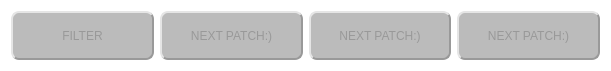
   <widget class="QWidget" name="horizontalWidget_2" native="true">
    <property name="geometry">
     <rect>
      <x>30</x>
      <y>540</y>
      <width>611</width>
      <height>71</height>
     </rect>
    </property>
    <property name="styleSheet">
     <string notr="true">QWidget {
	background:rgba(255, 255, 255, 0);
}
QPushButton {
     background: qlineargradient(spread:pad, x1:0, y1:0, x2:1, y2:0, stop:0 rgba(44, 62, 80, 255), stop:1 rgba(71, 161, 175, 255));
     border-style: outset;
     border-width: 2px;
     border-color: rgb(0, 135, 106);
     border-radius: 8px;
	
	
	
	font: 14pt &quot;Rockwell&quot;;
	color: rgb(0, 49, 83)
}</string>
    </property>
    <layout class="QHBoxLayout" name="horizontalLayout_2">
     <property name="sizeConstraint">
      <enum>QLayout::SetMaximumSize</enum>
     </property>
     <item>
      <widget class="QPushButton" name="start">
       <property name="enabled">
        <bool>false</bool>
       </property>
       <property name="sizePolicy">
        <sizepolicy hsizetype="Minimum" vsizetype="Preferred">
         <horstretch>0</horstretch>
         <verstretch>0</verstretch>
        </sizepolicy>
       </property>
       <property name="styleSheet">
        <string notr="true">QPushButton:disabled {
background-color: #bbb;
border-color: #999;
}
QPushButton:!enabled {
background-color: #bbb;
border-color: #999;
color: #999
}
</string>
       </property>
       <property name="text">
        <string>FILTER</string>
       </property>
       <property name="checkable">
        <bool>true</bool>
       </property>
       <property name="autoDefault">
        <bool>false</bool>
       </property>
       <property name="default">
        <bool>false</bool>
       </property>
      </widget>
     </item>
     <item>
      <widget class="QPushButton" name="stop">
       <property name="enabled">
        <bool>false</bool>
       </property>
       <property name="sizePolicy">
        <sizepolicy hsizetype="Preferred" vsizetype="Preferred">
         <horstretch>0</horstretch>
         <verstretch>0</verstretch>
        </sizepolicy>
       </property>
       <property name="styleSheet">
        <string notr="true">QPushButton:disabled {
background-color: #bbb;
border-color: #999;
}
QPushButton:!enabled {
background-color: #bbb;
border-color: #999;
color: #999
}
</string>
       </property>
       <property name="text">
        <string>NEXT PATCH:)</string>
       </property>
      </widget>
     </item>
     <item>
      <widget class="QPushButton" name="pause">
       <property name="enabled">
        <bool>false</bool>
       </property>
       <property name="sizePolicy">
        <sizepolicy hsizetype="Minimum" vsizetype="Preferred">
         <horstretch>0</horstretch>
         <verstretch>0</verstretch>
        </sizepolicy>
       </property>
       <property name="styleSheet">
        <string notr="true">QPushButton:disabled {
background-color: #bbb;
border-color: #999;
}
QPushButton:!enabled {
background-color: #bbb;
border-color: #999;
color: #999
}
</string>
       </property>
       <property name="text">
        <string>NEXT PATCH:)</string>
       </property>
      </widget>
     </item>
     <item>
      <widget class="QPushButton" name="resume">
       <property name="enabled">
        <bool>false</bool>
       </property>
       <property name="sizePolicy">
        <sizepolicy hsizetype="Minimum" vsizetype="Preferred">
         <horstretch>0</horstretch>
         <verstretch>0</verstretch>
        </sizepolicy>
       </property>
       <property name="styleSheet">
        <string notr="true">QPushButton:disabled {
background-color: #bbb;
border-color: #999;
}
QPushButton:!enabled {
background-color: #bbb;
border-color: #999;
color: #999
}
</string>
       </property>
       <property name="text">
        <string>NEXT PATCH:)</string>
       </property>
      </widget>
     </item>
    </layout>
   </widget>
